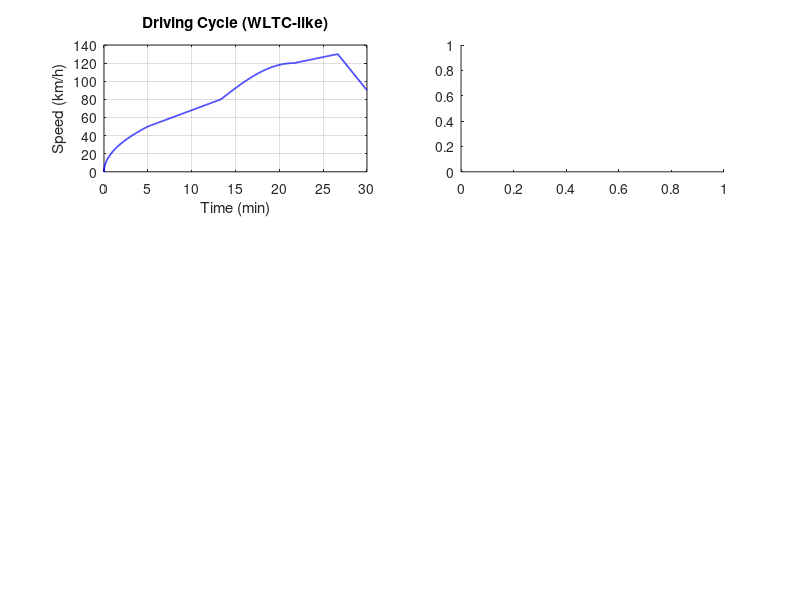

This chart was generated by the following MATLAB code: (Note: this script raises an error after producing the figure.)
%% 驾驶循环能耗分析
% MATLAB R2016b 兼容
% 构造类 WLTC 工况 + 电动汽车能耗模型

clear; clc; close all;

%% 生成类 WLTC 速度曲线 [km/h]
dt = 1;              % [s]
T  = 1800;           % 总计 30 min
t  = (0:dt:T)';

v_kmh = zeros(size(t));
i1 = t<=300;         v_kmh(i1) = 50 * (t(i1)/300).^0.5;
i2 = t>300 & t<=800;  v_kmh(i2) = 50 + 30 * (t(i2)-300)/500;
i3 = t>800 & t<=1300; v_kmh(i3) = 80 + 40 * sin(pi*(t(i3)-800)/1000);
i4 = t>1300 & t<=1600; v_kmh(i4) = 120 + 10 * (t(i4)-1300)/300;
i5 = t>1600;          v_kmh(i5) = max(130 - 40*(t(i5)-1600)/200, 0);

v_ms = v_kmh / 3.6;

%% 车辆参数
m  = 1800;           % 质量 [kg]
Cd = 0.30;           % 风阻系数
Af = 2.2;            % 迎风面积 [m^2]
rho = 1.225;         % 空气密度 [kg/m^3]
f  = 0.012;          % 滚动阻力系数
g  = 9.81;
rw = 0.33;           % 车轮半径 [m]

%% 电机参数
P_max  = 120000;     % 峰值功率 [W]
T_max  = 280;        % 峰值转矩 [Nm]
n_base = 3500;       % 基速 [rpm]
eta_m  = 0.92;       % 电机驱动效率
eta_r  = 0.85;       % 回馈效率

%% 电池参数
Q_bat = 60;          % 电池容量 [Ah]
V_bat = 380;         % 电池电压 [V]
SOC_0 = 0.95;        % 初始 SOC

%% 仿真
n = length(t);
a      = zeros(n, 1);
F_trac = zeros(n, 1);
P_mot  = zeros(n, 1);
P_bat  = zeros(n, 1);
E_con  = zeros(n, 1);
SOC    = SOC_0 * ones(n, 1);

for i = 2:n
    a(i) = (v_ms(i) - v_ms(i-1)) / dt;

    F_air  = 0.5 * rho * Cd * Af * v_ms(i)^2;
    F_roll = f * m * g;
    F_acc  = m * a(i);
    F_trac(i) = F_air + F_roll + F_acc;

    omega_w = v_ms(i) / rw;
    T_wheel = F_trac(i) * rw;
    motor_rpm = omega_w * 30 / pi;

    if motor_rpm <= n_base
        T_avail = T_max;
    else
        T_avail = T_max * n_base / motor_rpm;
    end

    P_mot(i) = T_wheel * omega_w;

    if P_mot(i) >= 0
        P_bat(i) = P_mot(i) / eta_m;
    else
        P_bat(i) = P_mot(i) * eta_r;
    end

    E_con(i) = E_con(i-1) + P_bat(i) * dt / 3600;
    SOC(i) = SOC(i-1) - P_bat(i) * dt / (V_bat * Q_bat * 3600);
end

%% 分类标记
drv_mask = P_mot > 0;
reg_mask = P_mot < 0;

%% 绘图
figure('Position', [50 50, 950, 700]);

subplot(3,2,1);
plot(t/60, v_kmh, 'b-', 'LineWidth', 1.2);
xlabel('Time (min)'); ylabel('Speed (km/h)');
grid on; title('Driving Cycle (WLTC-like)');

subplot(3,2,2);
yyaxis left;
plot(t/60, P_mot/1000, 'b-', 'LineWidth', 1);
ylabel('Motor Power (kW)');
yyaxis right;
plot(t/60, E_con/1000, 'r-', 'LineWidth', 1.5);
ylabel('Cumulative Energy (kWh)');
xlabel('Time (min)'); grid on;
title('Power & Energy');

subplot(3,2,3);
histogram(P_mot(drv_mask)/1000, 30, 'FaceColor', 'b', 'EdgeAlpha', 0.3); hold on;
if any(reg_mask)
    histogram(abs(P_mot(reg_mask))/1000, 30, 'FaceColor', 'g', 'EdgeAlpha', 0.3);
end
xlabel('Power (kW)'); ylabel('Count');
legend('Driving', 'Regen'); grid on;
title('Power Distribution');

subplot(3,2,4);
plot(t/60, a, 'r-', 'LineWidth', 1);
xlabel('Time (min)'); ylabel('Acceleration (m/s^2)');
grid on; title('Acceleration');

subplot(3,2,5);
plot(t/60, SOC*100, 'b-', 'LineWidth', 1.2);
xlabel('Time (min)'); ylabel('SOC (%)');
grid on; title('Battery SOC');

subplot(3,2,6);
E_drv = sum(P_bat(drv_mask)*dt/3600);
E_reg = sum(abs(P_bat(reg_mask))*dt/3600);
if E_reg > 0
    pie([E_drv, E_reg], {'Driving (Wh)', 'Regen (Wh)'});
else
    pie(E_drv, {'Driving (Wh)'});
end
title('Energy Flow');

%% 结果输出
dist_km = sum(v_ms * dt) / 1000;
E_100km = E_con(end) / dist_km * 100 / 1000;

fprintf('===== Driving Cycle Analysis =====\n');
fprintf('Total distance: %.2f km\n', dist_km);
fprintf('Total energy: %.1f kWh\n', E_con(end)/1000);
fprintf('Energy consumption: %.1f kWh/100km\n', E_100km);
fprintf('SOC consumed: %.1f %%\n', (SOC_0 - SOC(end))*100);
fprintf('Estimated range: %.0f km\n', dist_km * SOC_0 / (SOC_0 - SOC(end) + 0.001));
fprintf('Regen ratio: %.1f %%\n', sum(abs(P_bat(reg_mask))) / max(sum(abs(P_bat)), 1e-6) * 100);
